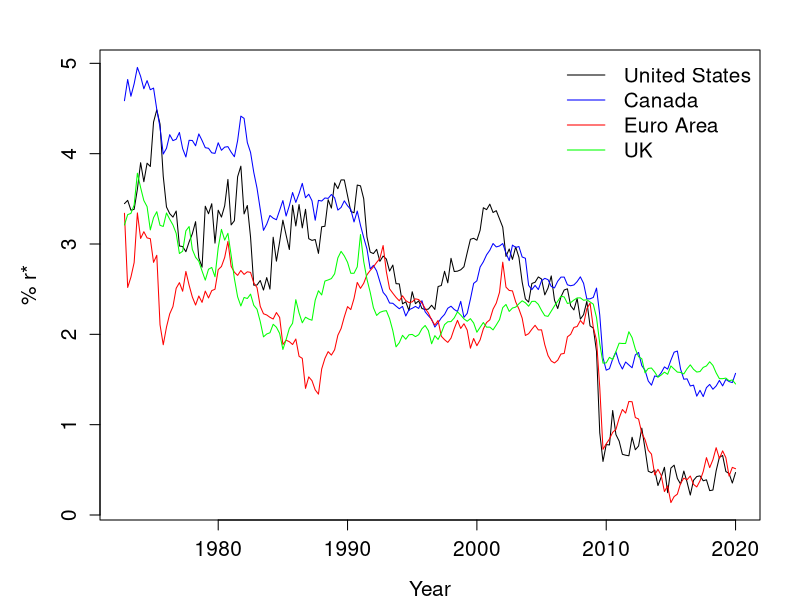

The R script that drew this image:
library(readxl)

#data loading
setwd(dirname(rstudioapi::getActiveDocumentContext()$path)) # sets working directory wherever you place the folder with code
setwd("../Data") # moves to directory with data
data        <- read_excel("HLW_rstar_in_world.xlsx") 
data        <- as.data.frame(data)
#data glance
head(data)

#convert to time series
dataUS       <- ts(data$`US`, start = c(1972,4), end = c(2020,1), frequency = 4)
dataCanada   <- ts(data$`Canada`, start = c(1972,4), end = c(2020,1), frequency = 4)
dataEuroArea <- ts(data$`EuroArea`, start = c(1972,4), end = c(2020,1), frequency = 4)
dataUK       <- ts(data$`UK`, start = c(1972,4), end = c(2020,1), frequency = 4)

#plot time series
par(mar = c(4,5,2.5,2))
leg.txt <- c("United States", "Canada", "Euro Area", "UK")
ts.plot(dataUS,dataCanada ,dataEuroArea,dataUK, col = c("black", "blue", "red", "green"), gpars = list(axes=FALSE,frame=TRUE, ann=FALSE))
axis(2, cex.axis=1.25)
axis(1, cex.axis=1.25)
title(xlab="Year", cex.lab=1.25)
title(ylab="% r*", cex.lab=1.25)
legend("topright", bty="n", lty=c(1,1), col=c("black", "blue", "red", "green"),
       legend=leg.txt, cex = 1.25)
